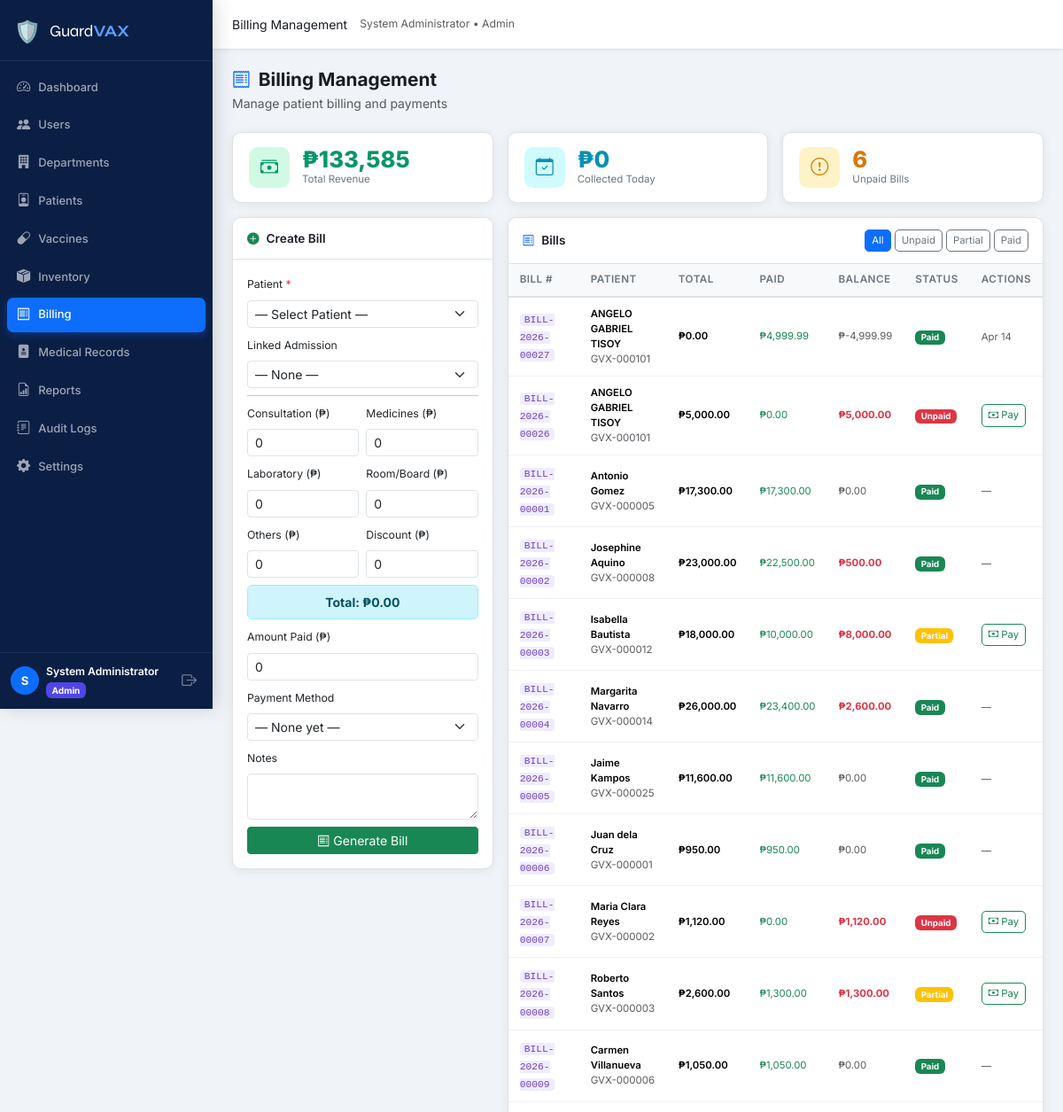
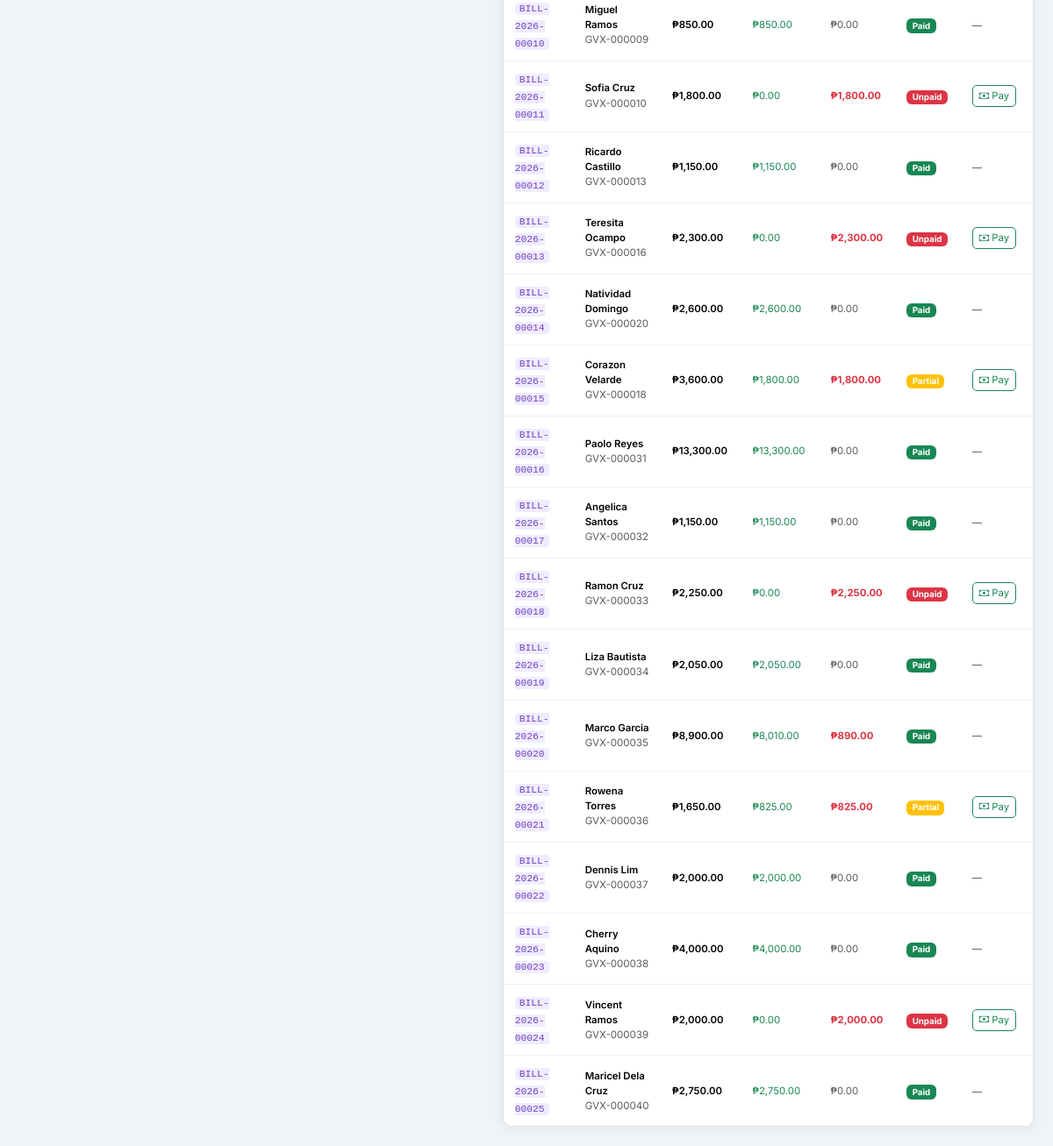
Page /admin/billing.php (signed in) on the committed database (2 pictures, top to bottom).
### tables this page shows
CREATE TABLE `users` (
  `id` int(10) UNSIGNED NOT NULL,
  `name` varchar(150) NOT NULL,
  `email` varchar(150) NOT NULL,
  `password` varchar(255) NOT NULL,
  `role_id` int(10) UNSIGNED NOT NULL,
  `department_id` int(10) UNSIGNED DEFAULT NULL,
  `status` enum('active','inactive','pending') NOT NULL DEFAULT 'pending',
  `email_verified` tinyint(1) NOT NULL DEFAULT 0,
  `created_at` datetime NOT NULL DEFAULT current_timestamp(),
  `updated_at` datetime NOT NULL DEFAULT current_timestamp() ON UPDATE current_timestamp()
);

CREATE TABLE `roles` (
  `id` int(10) UNSIGNED NOT NULL,
  `name` varchar(50) NOT NULL,
  `label` varchar(100) NOT NULL
);

CREATE TABLE `billing` (
  `id` int(10) UNSIGNED NOT NULL,
  `patient_id` int(10) UNSIGNED NOT NULL,
  `admission_id` int(10) UNSIGNED DEFAULT NULL,
  `bill_number` varchar(20) NOT NULL,
  `consultation_fee` decimal(10,2) DEFAULT 0.00,
  `medicine_fee` decimal(10,2) DEFAULT 0.00,
  `lab_fee` decimal(10,2) DEFAULT 0.00,
  `room_fee` decimal(10,2) DEFAULT 0.00,
  `other_fee` decimal(10,2) DEFAULT 0.00,
  `total_amount` decimal(10,2) DEFAULT 0.00,
  `discount` decimal(10,2) DEFAULT 0.00,
  `amount_paid` decimal(10,2) DEFAULT 0.00,
  `payment_method` enum('Cash','PhilHealth','HMO','Credit Card','Other') DEFAULT NULL,
  `status` enum('Unpaid','Partial','Paid','Waived') NOT NULL DEFAULT 'Unpaid',
  `notes` text DEFAULT NULL,
  `created_by` int(10) UNSIGNED NOT NULL,
  `paid_at` datetime DEFAULT NULL,
  `created_at` datetime NOT NULL DEFAULT current_timestamp()
);

CREATE TABLE `patients` (
  `id` int(10) UNSIGNED NOT NULL,
  `user_id` int(10) UNSIGNED NOT NULL,
  `patient_code` varchar(20) NOT NULL,
  `date_of_birth` date NOT NULL,
  `gender` enum('Male','Female','Other') NOT NULL,
  `blood_type` varchar(5) DEFAULT NULL,
  `address` text DEFAULT NULL,
  `phone` varchar(20) DEFAULT NULL,
  `emergency_contact_name` varchar(150) DEFAULT NULL,
  `emergency_contact_phone` varchar(20) DEFAULT NULL,
  `allergies` text DEFAULT NULL,
  `notes` text DEFAULT NULL,
  `registered_by` int(10) UNSIGNED DEFAULT NULL,
  `created_at` datetime NOT NULL DEFAULT current_timestamp(),
  `updated_at` datetime NOT NULL DEFAULT current_timestamp() ON UPDATE current_timestamp()
);

### config/db.php (called while the page is built, shortened)
<?php
function db(): PDO {
    static $pdo = null;
    if ($pdo === null) {
        $dsn = sprintf(
            'mysql:host=%s;port=%s;dbname=%s;charset=%s',
            DB_HOST, DB_PORT, DB_NAME, DB_CHARSET
        );
        $options = [
            PDO::ATTR_ERRMODE            => PDO::ERRMODE_EXCEPTION,
            PDO::ATTR_DEFAULT_FETCH_MODE => PDO::FETCH_ASSOC,
            PDO::ATTR_EMULATE_PREPARES   => false,
        ];
        try {
            $pdo = new PDO($dsn, DB_USER, DB_PASS, $options);
            $offset = (new DateTime())->format('P');
            $pdo->exec("SET time_zone='{$offset}'");
        } catch (PDOException $e) {
            die('<div style="padding:2rem;color:red;font-family:monospace">
                <strong>Database Connection Error:</strong> ' . htmlspecialchars($e->getMessage()) . '
            </div>');
        }
    }
    return $pdo;
}

### includes/functions.php (called while the page is built, shortened)
<?php
require_once __DIR__ . '/../config/db.php';
function isLoggedIn(): bool
{
    return isset($_SESSION['user_id']) && !empty($_SESSION['user_id']);
}
function getCurrentUser(): ?array
{
    $stmt = db()->prepare('SELECT u.*, r.name AS role_name FROM users u JOIN roles r ON r.id = u.role_id WHERE u.id = ?');
    $stmt->execute([$_SESSION['user_id']]);
    return $stmt->fetch() ?: null;
}
function sanitize(string $value): string
{
    return htmlspecialchars(trim($value), ENT_QUOTES, 'UTF-8');
}
function formatDate(string $date, string $format = 'M d, Y'): string
{
    return $date ? date($format, strtotime($date)) : 'N/A';
}

### includes/auth.php (called while the page is built, shortened)
<?php
require_once __DIR__ . '/functions.php';
function guard(string ...$allowedRoles): array
{
    $user = getCurrentUser();
    return $user;
}

### admin/billing.php (the view, shortened to what this page needs)
<?php
require_once __DIR__ . '/../includes/auth.php';
require_once __DIR__ . '/../includes/layout.php';
$user   = guard('admin', 'nurse');
$statusFilter = sanitize($_GET['status'] ?? '');
$where  = '1=1';
$params = [];
$bills = db()->prepare(
    "SELECT b.*, p.patient_code, u.name AS patient_name, s.name AS created_by_name
     FROM billing b
     JOIN patients p ON p.id = b.patient_id
     JOIN users u    ON u.id = p.user_id
     JOIN users s    ON s.id = b.created_by
     WHERE {$where}
     ORDER BY b.created_at DESC LIMIT 100"
);
$bills->execute($params);
$bills = $bills->fetchAll();
$totalRevenue = (float)db()->query("SELECT SUM(amount_paid) FROM billing WHERE status IN ('Paid','Partial')")->fetchColumn();
$unpaidCount  = (int)db()->query("SELECT COUNT(*) FROM billing WHERE status='Unpaid'")->fetchColumn();
$paidToday    = (float)db()->query("SELECT SUM(amount_paid) FROM billing WHERE DATE(paid_at)=CURDATE()")->fetchColumn();
$statusColors = ['Unpaid'=>'danger','Partial'=>'warning','Paid'=>'success','Waived'=>'secondary'];
$payMethods   = ['Cash','PhilHealth','HMO','Credit Card','Other'];
?>
<?php renderHead('Billing'); ?>
<?php renderNav($user); ?>
<?php renderPageHeader('Billing Management', 'Manage patient billing and payments', 'receipt'); ?>
<div class="row g-3 mb-3">
  <div class="col-4"><div class="stat-card stat-success"><div class="stat-icon"><i class="bi bi-cash-stack"></i></div><div><div class="stat-value">₱<?= number_format($totalRevenue) ?></div><div class="stat-label">Total Revenue</div></div></div></div>
  <div class="col-4"><div class="stat-card stat-info"><div class="stat-icon"><i class="bi bi-calendar-check"></i></div><div><div class="stat-value">₱<?= number_format($paidToday) ?></div><div class="stat-label">Collected Today</div></div></div></div>
  <div class="col-4"><div class="stat-card stat-warning"><div class="stat-icon"><i class="bi bi-exclamation-circle"></i></div><div><div class="stat-value"><?= $unpaidCount ?></div><div class="stat-label">Unpaid Bills</div></div></div></div>
</div>
<div class="row g-3">
  <div class="col-lg-4">
    <div class="card card-gvx">
      <div class="card-header-gvx"><i class="bi bi-plus-circle-fill me-2 text-success"></i>Create Bill</div>
      <div class="card-body">
        <form method="POST" novalidate id="billForm">
          <div class="mb-2">
            <label class="form-label small">Patient <span class="text-danger">*</span></label>
            <select name="patient_id" class="form-select form-select-sm" required>
              <option value="">— Select Patient —</option>
            </select>
          </div>
          <div class="mb-2">
            <label class="form-label small">Linked Admission</label>
            <select name="admission_id" class="form-select form-select-sm">
              <option value="">— None —</option>
            </select>
          </div>
          <hr class="my-2">
          <div class="row g-2 mb-2">
            <div class="col-6"><label class="form-label small">Consultation (₱)</label><input type="number" name="consultation_fee" class="form-control form-control-sm" step="0.01" value="0" oninput="calcTotal()"></div>
            <div class="col-6"><label class="form-label small">Medicines (₱)</label><input type="number" name="medicine_fee" class="form-control form-control-sm" step="0.01" value="0" oninput="calcTotal()"></div>
            <div class="col-6"><label class="form-label small">Laboratory (₱)</label><input type="number" name="lab_fee" class="form-control form-control-sm" step="0.01" value="0" oninput="calcTotal()"></div>
            <div class="col-6"><label class="form-label small">Room/Board (₱)</label><input type="number" name="room_fee" class="form-control form-control-sm" step="0.01" value="0" oninput="calcTotal()"></div>
            <div class="col-6"><label class="form-label small">Others (₱)</label><input type="number" name="other_fee" class="form-control form-control-sm" step="0.01" value="0" oninput="calcTotal()"></div>
            <div class="col-6"><label class="form-label small">Discount (₱)</label><input type="number" name="discount" class="form-control form-control-sm" step="0.01" value="0" oninput="calcTotal()"></div>
          </div>
          <div class="alert alert-info py-2 mb-2 text-center">
            <strong>Total: ₱<span id="totalDisplay">0.00</span></strong>
          </div>
          <div class="mb-2"><label class="form-label small">Amount Paid (₱)</label><input type="number" name="amount_paid" class="form-control form-control-sm" step="0.01" value="0"></div>
          <div class="mb-2"><label class="form-label small">Payment Method</label>
            <select name="payment_method" class="form-select form-select-sm"><option value="">— None yet —</option><?php foreach ($payMethods as $pm): ?><option value="<?= $pm ?>"><?= $pm ?></option><?php endforeach; ?></select>
          </div>
          <div class="mb-2"><label class="form-label small">Notes</label><textarea name="notes" class="form-control form-control-sm" rows="2"></textarea></div>
          <button type="submit" class="btn btn-success btn-sm w-100"><i class="bi bi-receipt me-1"></i>Generate Bill</button>
        </form>
      </div>
    </div>
  </div>
  <div class="col-lg-8">
    <div class="card card-gvx">
      <div class="card-header-gvx d-flex justify-content-between align-items-center flex-wrap gap-2">
        <span><i class="bi bi-receipt me-2 text-primary"></i>Bills</span>
        <div class="d-flex gap-1">
          <?php foreach ([''=>'All','Unpaid'=>'Unpaid','Partial'=>'Partial','Paid'=>'Paid'] as $val => $label): ?>
            <a href="?status=<?= urlencode($val) ?>" class="btn btn-xs <?= $statusFilter===$val?'btn-primary':'btn-outline-secondary' ?>"><?= $label ?></a>
          <?php endforeach; ?>
        </div>
      </div>
      <div class="table-responsive">
        <table class="table table-gvx mb-0">
          <thead><tr><th>Bill #</th><th>Patient</th><th>Total</th><th>Paid</th><th>Balance</th><th>Status</th><th>Actions</th></tr></thead>
          <tbody>
            <?php foreach ($bills as $b):
              $balance = $b['total_amount'] - $b['amount_paid'];
            ?>
            <tr>
              <td><code class="small"><?= sanitize($b['bill_number']) ?></code></td>
              <td>
                <div class="fw-semibold small"><?= sanitize($b['patient_name']) ?></div>
                <div class="text-muted" style="font-size:.72rem"><?= sanitize($b['patient_code']) ?></div>
              </td>
              <td class="fw-semibold small">₱<?= number_format($b['total_amount'], 2) ?></td>
              <td class="small text-success">₱<?= number_format($b['amount_paid'], 2) ?></td>
              <td class="small <?= $balance > 0 ? 'text-danger fw-bold' : 'text-muted' ?>">₱<?= number_format($balance, 2) ?></td>
              <td><span class="badge bg-<?= $statusColors[$b['status']] ?? 'secondary' ?>"><?= $b['status'] ?></span></td>
              <td>
                <?php if ($b['status'] !== 'Paid'): ?>
                <button class="btn btn-xs btn-outline-success" data-bs-toggle="modal" data-bs-target="#payModal<?= $b['id'] ?>">
                  <i class="bi bi-cash"></i> Pay
                </button>
                <?php else: ?>
                  <span class="text-muted small"><?= $b['paid_at'] ? formatDate($b['paid_at'], 'M d') : '—' ?></span>
                <?php endif; ?>
              </td>
            </tr>
            <?php endforeach; ?>
          </tbody>
        </table>
      </div>
    </div>
  </div>
</div>
<?php renderFooter(); ?>

### includes/layout.php (shortened to what this page needs)
<?php
function renderHead(string $title, array $extraCss = []): void
{
    $siteName = SITE_NAME;
    $siteUrl  = SITE_URL;
    echo <<<HTML
<!DOCTYPE html>
<html lang="en">
<head>
  <meta charset="UTF-8">
  <meta name="viewport" content="width=device-width, initial-scale=1.0">
  <title>{$title} — {$siteName}</title>
  <link rel="stylesheet" href="https://cdn.jsdelivr.net/npm/bootstrap@5.3.2/dist/css/bootstrap.min.css">
  <link rel="stylesheet" href="https://cdn.jsdelivr.net/npm/bootstrap-icons@1.11.3/font/bootstrap-icons.min.css">
  <link rel="preconnect" href="https://fonts.googleapis.com">
  <link href="https://fonts.googleapis.com/css2?family=Inter:wght@300;400;500;600;700&family=Syne:wght@700;800&display=swap" rel="stylesheet">
  <link rel="stylesheet" href="{$siteUrl}/assets/css/style.css">
HTML;
    echo "</head>\n<body>\n";
}
function renderNav(array $user): void
{
    $role    = $user['role_name'];
    $name    = htmlspecialchars($user['name']);
    $roleLabel = ucfirst($role);
    $siteUrl = SITE_URL;
    $current = $_SERVER['REQUEST_URI'];
    $links = '';
    foreach ($navLinks as $link) {
        $active = str_contains($current, $link['href']) ? 'active' : '';
        $links .= <<<HTML
        <li class="nav-item">
          <a class="nav-link {$active}" href="{$siteUrl}{$link['href']}">
            <i class="bi bi-{$link['icon']}"></i>
            <span>{$link['label']}</span>
          </a>
        </li>
HTML;
    }
    echo <<<HTML
<div class="gvx-wrapper">
<aside class="gvx-sidebar" id="gvxSidebar">
  <div class="sidebar-brand">
    <span class="brand-icon">🛡️</span>
    <span class="brand-name">Guard<strong>VAX</strong></span>
  </div>
  <nav class="sidebar-nav">
    <ul class="nav flex-column">
      {$links}
    </ul>
  </nav>
  <div class="sidebar-footer">
    <div class="user-pill">
      <div class="user-avatar">{$name[0]}</div>
      <div class="user-info">
        <div class="user-name">{$name}</div>
        <div class="user-role badge bg-role-{$role}">{$roleLabel}</div>
      </div>
    </div>
    <a href="{$siteUrl}/auth/logout.php" class="btn-logout" title="Logout">
      <i class="bi bi-box-arrow-right"></i>
    </a>
  </div>
</aside>
<main class="gvx-main">
  <header class="gvx-topbar">
    <button class="sidebar-toggle d-lg-none" onclick="document.getElementById('gvxSidebar').classList.toggle('show')">
      <i class="bi bi-list"></i>
    </button>
    <div class="topbar-title" id="pageTitle"></div>
    <div class="topbar-actions">
      <span class="text-muted small d-none d-md-block">{$name} &bull; {$roleLabel}</span>
    </div>
  </header>
  <div class="gvx-content">
HTML;
}
function renderFooter(): void
{
    $siteUrl = SITE_URL;
    echo <<<HTML
  </div>
</main>
</div>
<script src="https://cdn.jsdelivr.net/npm/bootstrap@5.3.2/dist/js/bootstrap.bundle.min.js"></script>
<script src="https://cdn.jsdelivr.net/npm/chart.js@4.4.0/dist/chart.umd.min.js"></script>
<script src="https://cdn.jsdelivr.net/npm/sweetalert2@11"></script>
<script src="{$siteUrl}/assets/js/main.js"></script>
</body>
</html>
HTML;
}
function renderPageHeader(string $title, string $subtitle = '', string $icon = 'clipboard2-pulse'): void
{
    echo <<<HTML
    <div class="page-header">
      <div>
        <h1 class="page-title"><i class="bi bi-{$icon}"></i> {$title}</h1>
        <p class="page-subtitle text-muted mb-0">{$subtitle}</p>
      </div>
    </div>
HTML;
}

### rows in the picture
users: name "S", name "System Administrator", role.name "Admin"
billing: bill_number "BILL-2026-00027", users.name "ANGELO GABRIEL TISOY", patient.patient_code "GVX-000101", total_amount "0.00", amount_paid "4,999.99", balance "-4,999.99", status "Paid", paid_at "Apr 14"
billing: bill_number "BILL-2026-00026", users.name "ANGELO GABRIEL TISOY", patient.patient_code "GVX-000101", total_amount "5,000.00", amount_paid "0.00", balance "5,000.00", status "Unpaid"
billing: bill_number "BILL-2026-00001", users.name "Antonio Gomez", patient.patient_code "GVX-000005", total_amount "17,300.00", amount_paid "17,300.00", balance "0.00", status "Paid"
billing: bill_number "BILL-2026-00002", users.name "Josephine Aquino", patient.patient_code "GVX-000008", total_amount "23,000.00", amount_paid "22,500.00", balance "500.00", status "Paid"
billing: bill_number "BILL-2026-00003", users.name "Isabella Bautista", patient.patient_code "GVX-000012", total_amount "18,000.00", amount_paid "10,000.00", balance "8,000.00", status "Partial"
billing: bill_number "BILL-2026-00004", users.name "Margarita Navarro", patient.patient_code "GVX-000014", total_amount "26,000.00", amount_paid "23,400.00", balance "2,600.00", status "Paid"
billing: bill_number "BILL-2026-00005", users.name "Jaime Kampos", patient.patient_code "GVX-000025", total_amount "11,600.00", amount_paid "11,600.00", balance "0.00", status "Paid"
billing: bill_number "BILL-2026-00006", users.name "Juan dela Cruz", patient.patient_code "GVX-000001", total_amount "950.00", amount_paid "950.00", balance "0.00", status "Paid"
billing: bill_number "BILL-2026-00007", users.name "Maria Clara Reyes", patient.patient_code "GVX-000002", total_amount "1,120.00", amount_paid "0.00", balance "1,120.00", status "Unpaid"
billing: bill_number "BILL-2026-00008", users.name "Roberto Santos", patient.patient_code "GVX-000003", total_amount "2,600.00", amount_paid "1,300.00", balance "1,300.00", status "Partial"
billing: bill_number "BILL-2026-00009", users.name "Carmen Villanueva", patient.patient_code "GVX-000006", total_amount "1,050.00", amount_paid "1,050.00", balance "0.00", status "Paid"
billing: bill_number "BILL-2026-00010", users.name "Miguel Ramos", patient.patient_code "GVX-000009", total_amount "850.00", amount_paid "850.00", balance "0.00", status "Paid"
billing: bill_number "BILL-2026-00011", users.name "Sofia Cruz", patient.patient_code "GVX-000010", total_amount "1,800.00", amount_paid "0.00", balance "1,800.00", status "Unpaid"
billing: bill_number "BILL-2026-00012", users.name "Ricardo Castillo", patient.patient_code "GVX-000013", total_amount "1,150.00", amount_paid "1,150.00", balance "0.00", status "Paid"
billing: bill_number "BILL-2026-00013", users.name "Teresita Ocampo", patient.patient_code "GVX-000016", total_amount "2,300.00", amount_paid "0.00", balance "2,300.00", status "Unpaid"
billing: bill_number "BILL-2026-00014", users.name "Natividad Domingo", patient.patient_code "GVX-000020", total_amount "2,600.00", amount_paid "2,600.00", balance "0.00", status "Paid"
billing: bill_number "BILL-2026-00015", users.name "Corazon Velarde", patient.patient_code "GVX-000018", total_amount "3,600.00", amount_paid "1,800.00", balance "1,800.00", status "Partial"
billing: bill_number "BILL-2026-00016", users.name "Paolo Reyes", patient.patient_code "GVX-000031", total_amount "13,300.00", amount_paid "13,300.00", balance "0.00", status "Paid"
billing: bill_number "BILL-2026-00017", users.name "Angelica Santos", patient.patient_code "GVX-000032", total_amount "1,150.00", amount_paid "1,150.00", balance "0.00", status "Paid"
billing: bill_number "BILL-2026-00018", users.name "Ramon Cruz", patient.patient_code "GVX-000033", total_amount "2,250.00", amount_paid "0.00", balance "2,250.00", status "Unpaid"
billing: bill_number "BILL-2026-00019", users.name "Liza Bautista", patient.patient_code "GVX-000034", total_amount "2,050.00", amount_paid "2,050.00", balance "0.00", status "Paid"
billing: bill_number "BILL-2026-00020", users.name "Marco Garcia", patient.patient_code "GVX-000035", total_amount "8,900.00", amount_paid "8,010.00", balance "890.00", status "Paid"
billing: bill_number "BILL-2026-00021", users.name "Rowena Torres", patient.patient_code "GVX-000036", total_amount "1,650.00", amount_paid "825.00", status "Partial"
billing: bill_number "BILL-2026-00022", users.name "Dennis Lim", patient.patient_code "GVX-000037", total_amount "2,000.00", amount_paid "2,000.00", balance "0.00", status "Paid"
billing: bill_number "BILL-2026-00023", users.name "Cherry Aquino", patient.patient_code "GVX-000038", total_amount "4,000.00", amount_paid "4,000.00", balance "0.00", status "Paid"
billing: bill_number "BILL-2026-00024", users.name "Vincent Ramos", patient.patient_code "GVX-000039", total_amount "2,000.00", amount_paid "0.00", balance "2,000.00", status "Unpaid"
billing: bill_number "BILL-2026-00025", users.name "Maricel Dela Cruz", patient.patient_code "GVX-000040", total_amount "2,750.00", amount_paid "2,750.00", balance "0.00", status "Paid"

### other values in the picture
$link['label'] "Dashboard"
$link['label'] "Users"
$link['label'] "Departments"
$link['label'] "Patients"
$link['label'] "Vaccines"
$link['label'] "Inventory"
$link['label'] "Billing"
$link['label'] "Medical Records"
$link['label'] "Reports"
$link['label'] "Audit Logs"
$link['label'] "Settings"
$title "Billing Management"
$subtitle "Manage patient billing and payments"
$totalRevenue "133,585"
$paidToday "0"
